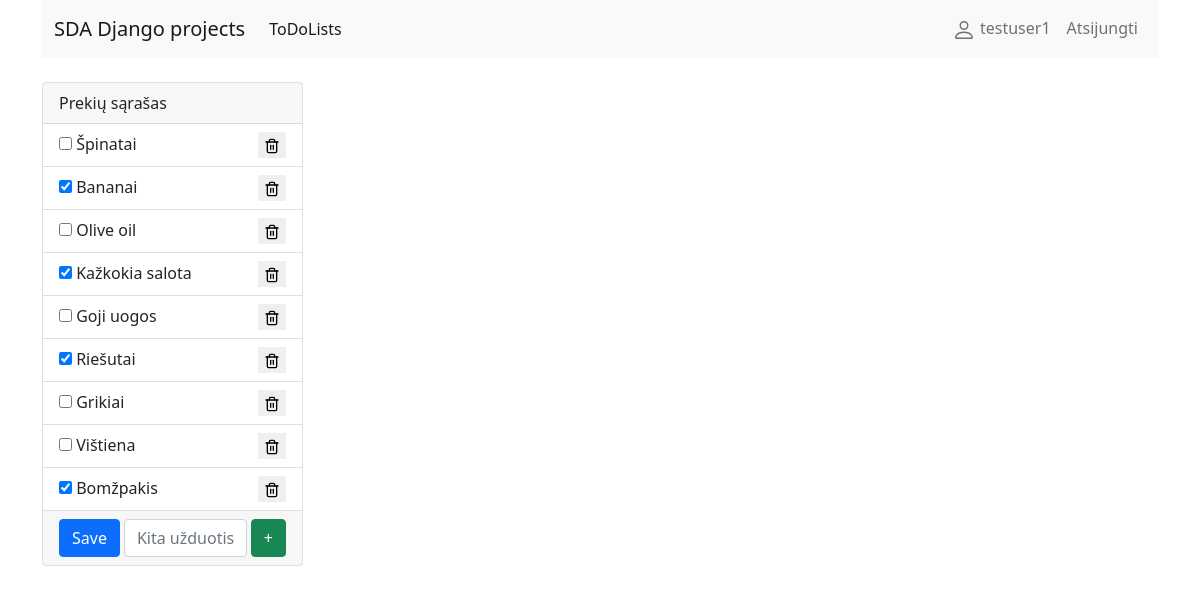
Page /1 (signed in) on the committed database.
### lists/models.py (models this page shows, shortened)
class ToDoList(models.Model):
    title = models.CharField('Pavadinimas', max_length=100, help_text="Pavadink šitą ToDo listą kaip nors originaliai")
    user = models.ForeignKey(User, on_delete=models.SET_NULL, null=True, blank=True)
    class Meta:
        verbose_name = 'ToDo Listas'
        verbose_name_plural = 'ToDo Listai'

class ToDoItems(models.Model):
    text = models.CharField('Užduotis', max_length=300, help_text="Ką čia dabar nuveikus")
    isCompleted = models.BooleanField(null=True, default=False)
    list = models.ForeignKey(ToDoList, on_delete=models.CASCADE)
    class Meta:
        verbose_name = 'ToDo Itemas'
        verbose_name_plural = 'ToDo Itemai'

### lists/views.py (the view)
# urls.py: path('<int:id>', login_required(views.list), name='list')
def list(request, id):
    list = ToDoList.objects.get(id=id)
    if request.method == "POST":
        print(request.POST)
        if request.POST.get('save'):
            checked = request.POST.getlist('checkbox')
            for item in list.todoitems_set.all():
                if str(item.id) in checked:
                    item.isCompleted = True
                else:
                    item.isCompleted = False
                item.save()
        elif request.POST.get('add'):
            text = request.POST.get('new')
            if len(text) > 3:
                list.todoitems_set.create(text=text, isCompleted=False)
            else:
                print("Užduoties tekstas per trumpas")
        elif request.POST.get('delete'):
            id_to_delete = request.POST.get('delete')
            for item in list.todoitems_set.all():
                if str(item.id) == id_to_delete:
                    item.delete()
        return redirect('list', id=id)
    else:
        context = {"title":f"{list.title}","items": list.todoitems_set.all() }
        return render(request, 'index.html', context=context)

### lists/templates/index.html (shortened to what this page needs)
{% extends 'base.html' %}  {% block content %}
<div class="col-3">
  <form method="post" action="#">
    <div class="card">
      <div class="card-header">{{title}}</div>
      <ul class="list-group list-group-flush">
        {% for item in items %}
        <li class="list-group-item">
          {% if item.isCompleted %}
          <input
            type="checkbox"
            name="checkbox"
            value="{{item.id}}"
            class="checkbox-styles"
            checked
          />
          {% else %}
          <input
            type="checkbox"
            name="checkbox"
            value="{{item.id}}"
            class="checkbox-styles"
          />
          {% endif %} {{item.text}}
          <button
            type="submit"
            name="delete"
            value="{{item.id}}"
            class="delete-styles"
          >
          </button>
        </li>
        {% endfor %}
      </ul>
      <div class="card-footer" style="display: flex">
        <button
          class="btn btn-primary me-1"
          type="submit"
          name="save"
          value="save"
        >
          Save
        </button>
        <input
          type="text"
          class="form-control me-1"
          placeholder="Kita užduotis"
          aria-label="Nauja užduotis į todo sarašą"
          aria-describedby="button-addon2"
          name="new"
        />
        <button
          class="btn btn-success"
          type="submit"
          name="add"
          value="add"
          id="button-addon2"
        >
          +
        </button>
      </div>
    </div>
  </form>
</div>
{% endblock content %}

### templates/base.html (shortened to what this page needs)
<!DOCTYPE html>
<html lang="en">
  <head>
    <link
      href="https://cdn.jsdelivr.net/npm/bootstrap@5.1.3/dist/css/bootstrap.min.css"
      rel="stylesheet"
    />
  </head>
  <body>
    <div class="container">
      <nav class="navbar navbar-expand-lg navbar-light bg-light">
        <div class="container-fluid">
          <a class="navbar-brand" href="/">SDA Django projects</a>
          <div class="collapse navbar-collapse" id="navbarNav">
            {% if user.is_authenticated %}
            <ul class="navbar-nav">
              <li class="nav-item">
                <a class="nav-link active" aria-current="page" href="/"
                  >ToDoLists</a
                >
              </li>
            </ul>
            {% endif %}
            <ul class="navbar-nav ms-auto mb-2 mb-lg-0">
              {% if user.is_authenticated %}
              <li class="nav-item">
                <a class="nav-link" href="#">
                  {{ user.get_username }}</a
                >
              </li>
              <li>
                <a class="nav-link" href="{% url 'logout' %}">Atsijungti</a>
              </li>
              {% endif %}
            </ul>
          </div>
        </div>
      </nav>
      <div class="row mt-4">{% block content %}{% endblock %}</div>
    </div>
  </body>
</html>

### templates/base.html (style rules this page uses)
.delete-styles { float: right; border: none; }

### rows in the picture
ToDoList: title "Prekių sąrašas"
ToDoItems: text "Špinatai", {{ item.id }} 1 (drawn)
ToDoItems: text "Bananai", {{ item.id }} 2 (drawn)
ToDoItems: text "Olive oil", {{ item.id }} 3 (drawn)
ToDoItems: text "Kažkokia salota", {{ item.id }} 4 (drawn)
ToDoItems: text "Goji uogos", {{ item.id }} 5 (drawn)
ToDoItems: text "Riešutai", {{ item.id }} 6 (drawn)
ToDoItems: text "Grikiai", {{ item.id }} 14 (drawn)
ToDoItems: text "Vištiena", {{ item.id }} 15 (drawn)
ToDoItems: text "Bomžpakis", {{ item.id }} 17 (drawn)

### other values in the picture
{{ user.get_username }} "testuser1"
